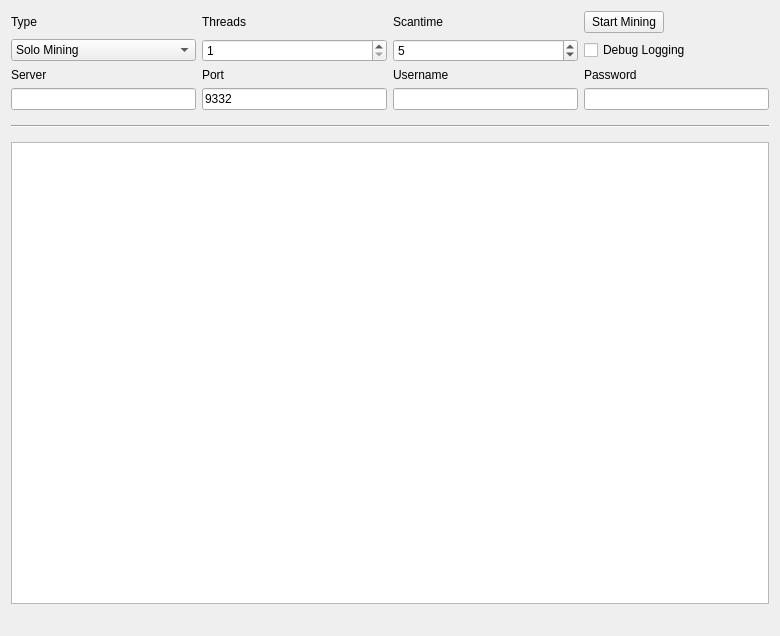
<?xml version="1.0" encoding="UTF-8"?>
<ui version="4.0">
 <class>MiningPage</class>
 <widget class="QWidget" name="MiningPage">
  <property name="geometry">
   <rect>
    <x>0</x>
    <y>0</y>
    <width>780</width>
    <height>636</height>
   </rect>
  </property>
  <property name="windowTitle">
   <string>Mine</string>
  </property>
  <layout class="QGridLayout" name="gridLayout">
   <property name="sizeConstraint">
    <enum>QLayout::SetMaximumSize</enum>
   </property>
   <item row="7" column="1">
    <widget class="QLineEdit" name="serverLine">
     <property name="enabled">
      <bool>true</bool>
     </property>
    </widget>
   </item>
   <item row="6" column="3">
    <widget class="QLabel" name="usernameLabel">
     <property name="enabled">
      <bool>true</bool>
     </property>
     <property name="text">
      <string>Username</string>
     </property>
    </widget>
   </item>
   <item row="6" column="1">
    <widget class="QLabel" name="serverLabel">
     <property name="enabled">
      <bool>true</bool>
     </property>
     <property name="text">
      <string>Server</string>
     </property>
    </widget>
   </item>
   <item row="7" column="3">
    <widget class="QLineEdit" name="usernameLine">
     <property name="enabled">
      <bool>true</bool>
     </property>
     <property name="text">
      <string/>
     </property>
    </widget>
   </item>
   <item row="6" column="4">
    <widget class="QLabel" name="passwordLabel">
     <property name="enabled">
      <bool>true</bool>
     </property>
     <property name="text">
      <string>Password</string>
     </property>
    </widget>
   </item>
   <item row="6" column="2">
    <widget class="QLabel" name="portLabel">
     <property name="enabled">
      <bool>true</bool>
     </property>
     <property name="text">
      <string>Port</string>
     </property>
    </widget>
   </item>
   <item row="3" column="4">
    <widget class="QPushButton" name="startButton">
     <property name="sizePolicy">
      <sizepolicy hsizetype="Fixed" vsizetype="Fixed">
       <horstretch>0</horstretch>
       <verstretch>0</verstretch>
      </sizepolicy>
     </property>
     <property name="text">
      <string>Start Mining</string>
     </property>
    </widget>
   </item>
   <item row="8" column="1" colspan="4">
    <widget class="Line" name="line">
     <property name="sizePolicy">
      <sizepolicy hsizetype="Minimum" vsizetype="Fixed">
       <horstretch>0</horstretch>
       <verstretch>0</verstretch>
      </sizepolicy>
     </property>
     <property name="minimumSize">
      <size>
       <width>0</width>
       <height>20</height>
      </size>
     </property>
     <property name="orientation">
      <enum>Qt::Horizontal</enum>
     </property>
    </widget>
   </item>
   <item row="13" column="1" colspan="4">
    <widget class="QListWidget" name="list">
     <property name="autoScrollMargin">
      <number>100000</number>
     </property>
     <property name="dragDropMode">
      <enum>QAbstractItemView::DragOnly</enum>
     </property>
     <property name="selectionMode">
      <enum>QAbstractItemView::NoSelection</enum>
     </property>
     <property name="movement">
      <enum>QListView::Snap</enum>
     </property>
     <property name="batchSize">
      <number>10</number>
     </property>
    </widget>
   </item>
   <item row="14" column="1" colspan="2">
    <widget class="QLabel" name="shareCount">
     <property name="font">
      <font>
       <pointsize>10</pointsize>
       <weight>75</weight>
       <bold>true</bold>
      </font>
     </property>
     <property name="text">
      <string/>
     </property>
    </widget>
   </item>
   <item row="3" column="3">
    <widget class="QLabel" name="scantimeLabel">
     <property name="enabled">
      <bool>true</bool>
     </property>
     <property name="layoutDirection">
      <enum>Qt::LeftToRight</enum>
     </property>
     <property name="text">
      <string>Scantime</string>
     </property>
    </widget>
   </item>
   <item row="3" column="2">
    <widget class="QLabel" name="threadsLabel">
     <property name="enabled">
      <bool>true</bool>
     </property>
     <property name="text">
      <string>Threads</string>
     </property>
    </widget>
   </item>
   <item row="4" column="4">
    <widget class="QCheckBox" name="debugCheckBox">
     <property name="text">
      <string>Debug Logging</string>
     </property>
    </widget>
   </item>
   <item row="3" column="1">
    <widget class="QLabel" name="typeLabel">
     <property name="text">
      <string>Type</string>
     </property>
    </widget>
   </item>
   <item row="4" column="2">
    <widget class="QSpinBox" name="threadsBox">
     <property name="enabled">
      <bool>true</bool>
     </property>
     <property name="minimum">
      <number>1</number>
     </property>
     <property name="maximum">
      <number>99</number>
     </property>
     <property name="singleStep">
      <number>1</number>
     </property>
    </widget>
   </item>
   <item row="4" column="1">
    <widget class="QComboBox" name="typeBox">
     <property name="editable">
      <bool>false</bool>
     </property>
     <property name="currentIndex">
      <number>0</number>
     </property>
     <item>
      <property name="text">
       <string>Solo Mining</string>
      </property>
     </item>
     <item>
      <property name="text">
       <string>Pool Mining</string>
      </property>
     </item>
    </widget>
   </item>
   <item row="4" column="3">
    <widget class="QSpinBox" name="scantimeBox">
     <property name="enabled">
      <bool>true</bool>
     </property>
     <property name="minimum">
      <number>1</number>
     </property>
     <property name="value">
      <number>5</number>
     </property>
    </widget>
   </item>
   <item row="7" column="2">
    <widget class="QLineEdit" name="portLine">
     <property name="enabled">
      <bool>true</bool>
     </property>
     <property name="text">
      <string>9332</string>
     </property>
     <property name="value" stdset="0">
      <number>9332</number>
     </property>
    </widget>
   </item>
   <item row="7" column="4">
    <widget class="QLineEdit" name="passwordLine">
     <property name="enabled">
      <bool>true</bool>
     </property>
    </widget>
   </item>
   <item row="14" column="3" colspan="2">
    <widget class="QLabel" name="mineSpeedLabel">
     <property name="sizePolicy">
      <sizepolicy hsizetype="Preferred" vsizetype="Preferred">
       <horstretch>0</horstretch>
       <verstretch>0</verstretch>
      </sizepolicy>
     </property>
     <property name="font">
      <font>
       <pointsize>10</pointsize>
       <weight>75</weight>
       <bold>true</bold>
      </font>
     </property>
     <property name="text">
      <string/>
     </property>
     <property name="alignment">
      <set>Qt::AlignRight|Qt::AlignTrailing|Qt::AlignVCenter</set>
     </property>
    </widget>
   </item>
  </layout>
 </widget>
 <layoutdefault spacing="6" margin="11"/>
 <tabstops>
  <tabstop>startButton</tabstop>
  <tabstop>typeBox</tabstop>
  <tabstop>threadsBox</tabstop>
  <tabstop>scantimeBox</tabstop>
  <tabstop>serverLine</tabstop>
  <tabstop>portLine</tabstop>
  <tabstop>usernameLine</tabstop>
  <tabstop>passwordLine</tabstop>
  <tabstop>debugCheckBox</tabstop>
  <tabstop>list</tabstop>
 </tabstops>
 <resources/>
 <connections/>
</ui>
